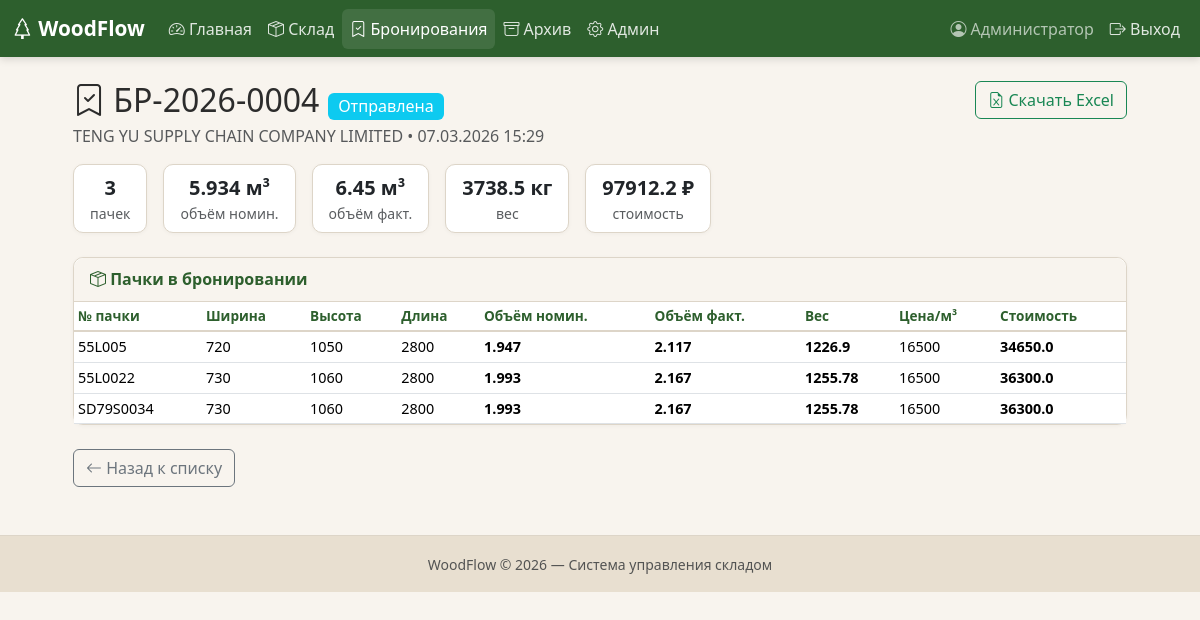
Screenshot of /bookings/4 (signed in) with the database file from the repository.
### models.py (models this page shows, shortened)
class User(UserMixin, db.Model):
    __tablename__ = "users"
    id = db.Column(db.Integer, primary_key=True)
    username = db.Column(db.String(80), unique=True, nullable=False)
    password_hash = db.Column(db.String(256), nullable=False)
    full_name = db.Column(db.String(150), default="")
    is_admin = db.Column(db.Boolean, default=False)
    is_active_user = db.Column(db.Boolean, default=True)
    created_at = db.Column(db.DateTime, default=lambda: datetime.now(ZoneInfo("Europe/Moscow")))
    @property
    def is_active(self):
        return self.is_active_user

class Booking(db.Model):
    __tablename__ = "bookings"
    id = db.Column(db.Integer, primary_key=True)
    number = db.Column(db.String(50), unique=True, nullable=False)
    company_name = db.Column(db.String(100), nullable=False)
    adres = db.Column(db.String(250), default="")
    status = db.Column(db.String(20), default="активная")      # активная / отправлена / отменена
    notes = db.Column(db.Text, default="")
    created_at = db.Column(db.DateTime, default=lambda: datetime.now(ZoneInfo("Europe/Moscow")))
    created_by = db.Column(db.Integer, db.ForeignKey("users.id"))
    price_per_m3 = db.Column(db.Float, default=0)  # руб
    contract = db.Column(db.String(50), default="")
    packs = db.relationship("WoodPack", backref="booking", lazy=True)
    shipment = db.relationship("Shipment", backref="booking", uselist=False)
    total_volume_nominal_for_pok = db.Column(db.Float, default=0, nullable=True)
    total_volume_fact_for_pok = db.Column(db.Float, default=0, nullable=True)
    total_volume_nominal_for_tam = db.Column(db.Float, default=0, nullable=True)
    total_volume_fact_for_tam = db.Column(db.Float, default=0, nullable=True)
    total_weight_nominal_for_pok = db.Column(db.Float, default=0, nullable=True)
    total_weight_fact_for_pok = db.Column(db.Float, default=0, nullable=True)
    total_weight_nominal_for_tam = db.Column(db.Float, default=0, nullable=True)
    total_weight_fact_for_tam = db.Column(db.Float, default=0, nullable=True)
    total_price = db.Column(db.Float, default=0, nullable=True)
    pack_count = db.Column(db.Integer, default=0, nullable=True)

class WoodPack(db.Model):
    __tablename__ = "wood_packs"
    id = db.Column(db.Integer, primary_key=True)
    number_pac = db.Column(db.String(16), default="", nullable=True)  # номер пачки
    grade = db.Column(db.String(5), default="")  # сорт
    width_fact_for_tam = db.Column(db.Float, nullable=False)  # мм ширина пачки
    width_fact_for_pok = db.Column(db.Float, nullable=True)  # мм ширина доски
    width_nominal_for_pok = db.Column(db.Float, nullable=True)
    thickness_fact_for_tam = db.Column(db.Float, nullable=False)  # мм толщина пачки
    thickness_fact_for_pok = db.Column(db.Float, nullable=True)  # мм толщина доски
    thickness_nominal_for_pok = db.Column(db.Float, nullable=True)
    length_nominal = db.Column(db.Float, nullable=True)  # мм длина доски
    length_fact = db.Column(db.Float, nullable=True)  # мм длина доски
    length_pack = db.Column(db.Float, nullable=False)  # мм длина пачки
    quantity = db.Column(db.Integer, nullable=True) # количество
    quantity_layers = db.Column(db.Integer, nullable=True) # количество слоёв
    quantity_in_layer = db.Column(db.Integer, nullable=True) # количество в слою
    volume_nominal_for_pok = db.Column(db.Float, nullable=True)
    volume_fact_for_pok = db.Column(db.Float, nullable=True)
    volume_nominal_for_tam = db.Column(db.Float, nullable=True)
    volume_fact_for_tam = db.Column(db.Float, nullable=True)
    weight_nominal_for_pok = db.Column(db.Float, nullable=True)
    weight_fact_for_pok = db.Column(db.Float, nullable=True)
    weight_nominal_for_tam = db.Column(db.Float, nullable=True)
    weight_fact_for_tam = db.Column(db.Float, nullable=True)
    status = db.Column(db.String(20), default="на_складе")
    notes = db.Column(db.Text, default="")
    created_at = db.Column(db.DateTime, default=lambda: datetime.now(ZoneInfo("Europe/Moscow")))
    created_by = db.Column(db.Integer, db.ForeignKey("users.id"))
    booking_id = db.Column(db.Integer, db.ForeignKey("bookings.id"), nullable=True)

### app.py (the view)
@app.route("/bookings/<int:booking_id>")
@login_required
def booking_detail(booking_id):
    booking = db.session.get(Booking, booking_id)
    if not booking:
        flash("Бронирование не найдено.", "danger")
        return redirect(url_for("bookings"))
    available_packs = (
        WoodPack.query.filter_by(status="на_складе")
        .order_by(WoodPack.width_fact_for_pok, WoodPack.grade)
        .all()
    )
    return render_template(
        "booking_detail.html", booking=booking, available_packs=available_packs
    )

### app.py (called while the page is built)
@login_manager.user_loader
def load_user(user_id):
    return db.session.get(User, int(user_id))

### templates/booking_detail.html (shortened to what this page needs)
{% extends "base.html" %}
{% block content %}
<div class="row justify-content-center">
<div class="col-lg-11">
    <div class="d-flex justify-content-between align-items-start mb-3 flex-wrap gap-2">
        <div>
            <h2 class="mb-1">
                <i class="bi bi-bookmark-check"></i> {{ booking.number }}
                {% if booking.status == 'активная' %}
                <span class="badge bg-success fs-6">Активная</span>
                {% elif booking.status == 'отправлена' %}
                <span class="badge bg-info fs-6">Отправлена</span>
                {% else %}
                <span class="badge bg-secondary fs-6">Отменена</span>
                {% endif %}
            </h2>
            <p class="text-muted mb-0">
                {{ booking.company_name }} &bull;
                {{ booking.created_at.strftime('%d.%m.%Y %H:%M') }}
            </p>
        </div>
        {% if booking.shipment %}
        <a href="{{ url_for('booking_excel', booking_id=booking.id) }}" class="btn btn-outline-success">
            <i class="bi bi-file-earmark-excel"></i> Скачать Excel
        </a>
        {% endif %}
    </div>
    <div class="row g-3 mb-4">
        <div class="col-auto">
            <div class="card wf-card px-3 py-2 text-center">
                <div class="fw-bold fs-5">{{ booking.pack_count | int }}</div>
                <div class="small text-muted">пачек</div>
            </div>
        </div>
        <div class="col-auto">
            <div class="card wf-card px-3 py-2 text-center">
                <div class="fw-bold fs-5">{{ booking.total_volume_nominal_for_tam | round(3)}} м³</div>
                <div class="small text-muted">объём номин.</div>
            </div>
        </div>
        <div class="col-auto">
            <div class="card wf-card px-3 py-2 text-center">
                <div class="fw-bold fs-5">{{ booking.total_volume_fact_for_tam | round(3) }} м³</div>
                <div class="small text-muted">объём факт.</div>
            </div>
        </div>
        <div class="col-auto">
            <div class="card wf-card px-3 py-2 text-center">
                <div class="fw-bold fs-5">{{ booking.total_weight_nominal_for_tam | round(1) }} кг</div>
                <div class="small text-muted">вес</div>
            </div>
        </div>
        <div class="col-auto">
            <div class="card wf-card px-3 py-2 text-center">
                <div class="fw-bold fs-5">{{ booking.total_price | round(1) }} ₽</div>
                <div class="small text-muted">стоимость</div>
            </div>
        </div>
    </div>
    <div class="card wf-card mb-4">
        <div class="card-header wf-card-header">
            <i class="bi bi-box-seam"></i> Пачки в бронировании
        </div>
        <div class="table-responsive">
        <table class="table table-sm table-hover mb-0 align-middle">
            <thead class="wf-thead"><tr>
                <th>№ пачки</th><th>Ширина</th><th>Высота</th>
                <th>Длина</th><th>Объём номин.</th><th>Объём факт.</th><th>Вес</th><th>Цена/м³</th><th>Стоимость</th>
            </tr>
            </thead>
            <tbody>
            {% for p in booking.packs %}
            <tr>
                <td>{{ p.number_pac }}</td>
                <td>{{ p.width_fact_for_tam | int }}</td>
                <td>{{ p.thickness_fact_for_tam | int }}</td>
                <td>{{ p.length_pack | int }}</td>
                <td><b>{{ p.volume_nominal_for_tam | round(3) }}</b></td>
                <td><b>{{ p.volume_fact_for_tam | round(3) }}</b></td>
                <td><b>{{ p.weight_nominal_for_tam | round(2) }}</b></td>
                <td>{{ booking.price_per_m3 | int }}</td>
                <td><b>{{ booking.price_per_m3 * p.volume_fact_for_tam | round(1) }}</b></td>
            </tr>
            {% else %}
            <tr><td colspan="12" class="text-center text-muted py-3">Пачки не добавлены</td></tr>
            {% endfor %}
            </tbody>
        </table>
        </div>
    </div>
    <div class="mt-3">
        <a href="{{ url_for('bookings') }}" class="btn btn-outline-secondary">
            <i class="bi bi-arrow-left"></i> Назад к списку
        </a>
    </div>
</div>
</div>
{% endblock %}

### templates/base.html (shortened to what this page needs)
<!DOCTYPE html>
<html lang="ru">
<head>
    <link href="https://cdn.jsdelivr.net/npm/bootstrap@5.3.2/dist/css/bootstrap.min.css" rel="stylesheet">
    <link href="https://cdn.jsdelivr.net/npm/bootstrap-icons@1.11.1/font/bootstrap-icons.css" rel="stylesheet">
    <link href="{{ url_for('static', filename='css/style.css') }}" rel="stylesheet">
</head>
<body>
{% if current_user.is_authenticated %}
<nav class="navbar navbar-expand-lg navbar-dark wf-navbar">
    <div class="container-fluid">
        <a class="navbar-brand fw-bold" href="{{ url_for('dashboard') }}">
            <i class="bi bi-tree"></i> WoodFlow
        </a>
        <div class="collapse navbar-collapse" id="navMain">
            <ul class="navbar-nav me-auto">
                {% if current_user.is_admin %}
                <li class="nav-item">
                    <a class="nav-link {% if request.endpoint == 'dashboard' %}active{% endif %}"
                       href="{{ url_for('dashboard') }}">
                        <i class="bi bi-speedometer2"></i> Главная
                    </a>
                </li>
                {% endif %}
                <li class="nav-item">
                    <a class="nav-link {% if 'stock' in request.endpoint|default('') %}active{% endif %}"
                       href="{{ url_for('stock') }}">
                        <i class="bi bi-box-seam"></i> Склад
                    </a>
                </li>
                <li class="nav-item">
                    <a class="nav-link {% if 'booking' in request.endpoint|default('') %}active{% endif %}"
                       href="{{ url_for('bookings') }}">
                        <i class="bi bi-bookmark-check"></i> Бронирования
                    </a>
                </li>
                <li class="nav-item">
                    <a class="nav-link {% if 'archive' in request.endpoint|default('') or 'shipment' in request.endpoint|default('') %}active{% endif %}"
                       href="{{ url_for('archive') }}">
                        <i class="bi bi-archive"></i> Архив
                    </a>
                </li>
                {% if current_user.is_admin %}
                <li class="nav-item">
                    <a class="nav-link {% if 'admin' in request.endpoint|default('') %}active{% endif %}"
                       href="{{ url_for('admin_users') }}">
                        <i class="bi bi-gear"></i> Админ
                    </a>
                </li>
                {% endif %}
            </ul>
            <ul class="navbar-nav">
                <li class="nav-item">
                    <span class="nav-link text-light opacity-75">
                        <i class="bi bi-person-circle"></i>
                        {{ current_user.full_name or current_user.username }}
                    </span>
                </li>
                <li class="nav-item">
                    <a class="nav-link" href="{{ url_for('logout') }}">
                        <i class="bi bi-box-arrow-right"></i> Выход
                    </a>
                </li>
            </ul>
        </div>
    </div>
</nav>
{% endif %}
<main class="container-fluid py-4 px-3 px-lg-4">
    {% block content %}{% endblock %}
</main>
<footer class="wf-footer text-center py-3 mt-4">
    <small class="text-muted">WoodFlow © {{ now().year if now is defined else "2026" }} — Система управления складом</small>
</footer>
</body>
</html>

### static/css/style.css (style rules this page uses)
:root { --wf-green: #2D5F2D; --wf-green-hover: #1E4D1E; --wf-green-light: #5B8C5A; --wf-beige: #F8F4EE; --wf-beige-dark: #E8DFD0; --wf-border: #DDD5C8; --wf-text: #2C2C2C; }
body { background-color: var(--wf-beige); color: var(--wf-text); font-family: 'Segoe UI', system-ui, -apple-system, sans-serif; }
.wf-navbar { background-color: var(--wf-green) !important; box-shadow: 0 2px 8px rgba(0,0,0,0.15); }
.wf-navbar .nav-link { color: rgba(255,255,255,0.85) !important; transition: color 0.2s; }
.wf-navbar .nav-link:hover, .wf-navbar .nav-link.active { color: #fff !important; background-color: rgba(255,255,255,0.1); border-radius: 6px; }
.wf-navbar .navbar-brand { color: #fff !important; font-size: 1.3rem; }
.wf-card { background: #fff; border: 1px solid var(--wf-border); border-radius: 10px; box-shadow: 0 1px 4px rgba(0,0,0,0.04); }
.wf-card-header { background-color: var(--wf-beige); border-bottom: 1px solid var(--wf-border); font-weight: 600; padding: 0.6rem 1rem; border-radius: 10px 10px 0 0 !important; color: var(--wf-green); }
.wf-thead { background-color: var(--wf-beige); }
.wf-thead th { font-weight: 600; font-size: 0.85rem; color: var(--wf-green); border-bottom: 2px solid var(--wf-border) !important; white-space: nowrap; }
.table td { font-size: 0.9rem; vertical-align: middle; }
.wf-footer { background-color: var(--wf-beige-dark); border-top: 1px solid var(--wf-border); }
.badge { font-weight: 500; }

### rows the page displays
User: full_name "Администратор"
Booking: number "БР-2026-0004", company_name "TENG YU SUPPLY CHAIN COMPANY LIMITED", created_at "07.03.2026 15:29", pack_count "3", total_volume_nominal_for_tam "5.934", total_volume_fact_for_tam "6.45", total_weight_nominal_for_tam "3738.5", total_price "97912.2", price_per_m3 "16500", booking.price_per_m3*p.volume_fact_for_tam|round(1) "34650.0", booking.price_per_m3*p.volume_fact_for_tam|round(1) "36300.0"
WoodPack: number_pac "55L005", width_fact_for_tam "720", thickness_fact_for_tam "1050", length_pack "2800", volume_nominal_for_tam "1.947", volume_fact_for_tam "2.117", weight_nominal_for_tam "1226.9"
WoodPack: number_pac "55L0022", width_fact_for_tam "730", thickness_fact_for_tam "1060", length_pack "2800", volume_nominal_for_tam "1.993", volume_fact_for_tam "2.167", weight_nominal_for_tam "1255.78"
WoodPack: number_pac "SD79S0034", width_fact_for_tam "730", thickness_fact_for_tam "1060", length_pack "2800", volume_nominal_for_tam "1.993", volume_fact_for_tam "2.167", weight_nominal_for_tam "1255.78"
